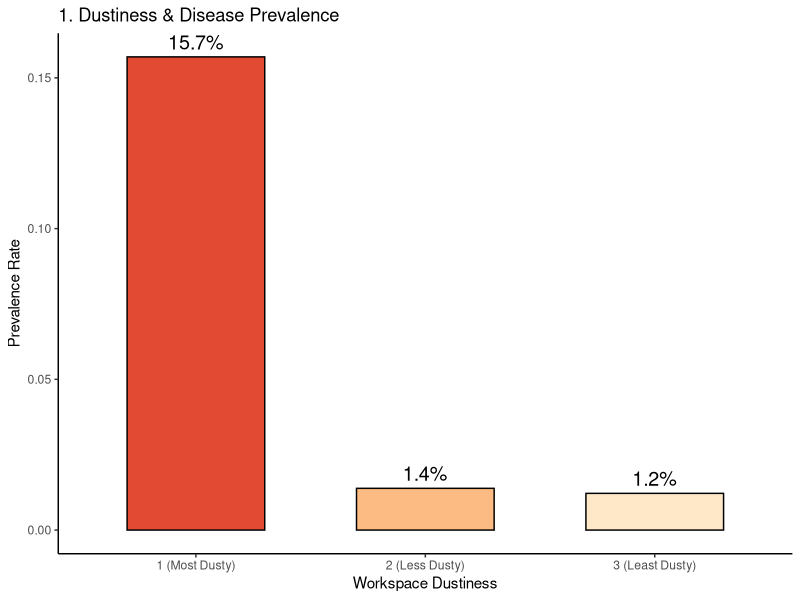
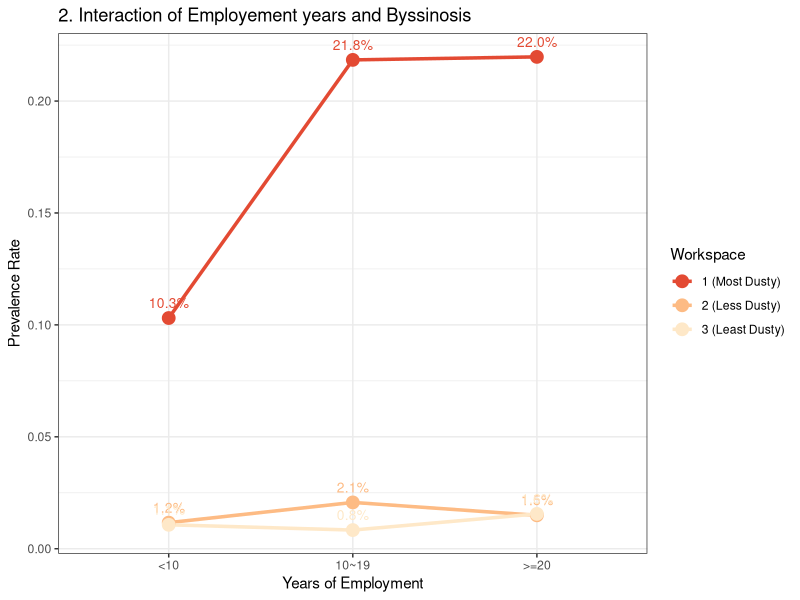
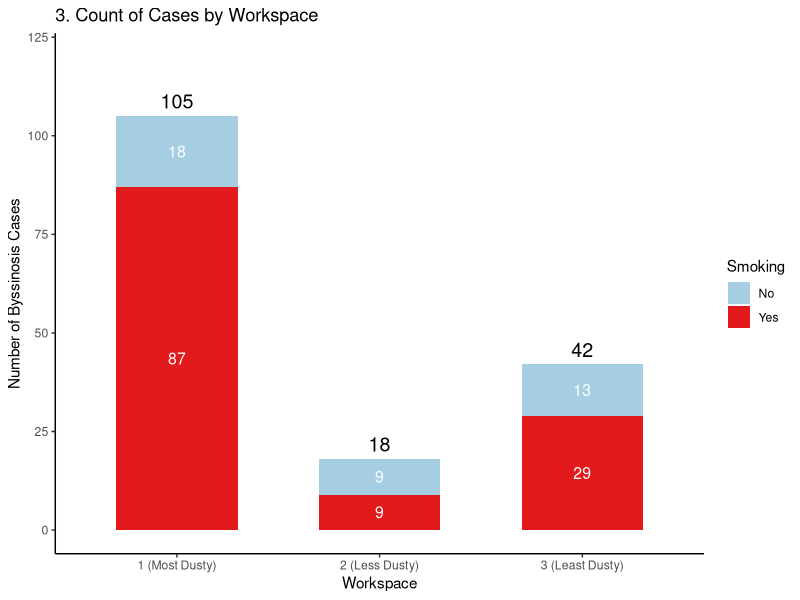

Write R code to recreate these figures, in order.
## ---- chunk 1
knitr::opts_chunk$set(echo = TRUE)
## ---- chunk 2
library(ggplot2)
library(dplyr)
library(scales)
data <- read.csv("Byssinosis.csv")
data$Total <- data$Byssinosis+data$Non.Byssinosis
data$Rate <- data$Byssinosis/data$Total
data$Workspace <- factor(data$Workspace, levels = c(1, 2, 3), 
                         labels = c("1 (Most Dusty)", "2 (Less Dusty)", "3 (Least Dusty)"))
data$Employment <- factor(data$Employment, levels = c("<10", "10~19", ">=20"))
data$Smoking <- factor(data$Smoking, levels = c("No", "Yes"))
data$Sex <- factor(data$Sex)
## ---- chunk 3
agg_ws <- data %>%
  group_by(Workspace) %>%
  summarise(Byssinosis = sum(Byssinosis), Total = sum(Total)) %>%
  mutate(Rate = Byssinosis / Total)

p1 <- ggplot(agg_ws, aes(x = Workspace, y = Rate, fill = Workspace)) +
  geom_bar(stat = "identity", width = 0.6, color = "black") +
  geom_text(aes(label = percent(Rate, accuracy = 0.1)), vjust = -0.5, size = 5) +
  scale_fill_brewer(palette = "OrRd", direction = -1) + 
  labs(title = "1. Dustiness & Disease Prevalence",
       y = "Prevalence Rate", x = "Workspace Dustiness") +
  theme_classic() +
  theme(legend.position = "none")
print(p1)
## ---- chunk 4
agg_emp_ws <- data %>%
  group_by(Employment, Workspace) %>%
  summarise(Byssinosis = sum(Byssinosis), Total = sum(Total)) %>%
  mutate(Rate = Byssinosis / Total)

p2 <- ggplot(agg_emp_ws, aes(x = Employment, y = Rate, group = Workspace, color = Workspace)) +
  geom_line(linewidth = 1.2) +
  geom_point(size = 4) +
  geom_text(aes(label = percent(Rate, accuracy = 0.1)), vjust = -1, size = 3.5, show.legend = FALSE) +
  scale_color_brewer(palette = "OrRd", direction = -1) +
  labs(title = "2. Interaction of Employement years and Byssinosis",
       y = "Prevalence Rate", x = "Years of Employment") +
  theme_bw()
print(p2)
## ---- chunk 5
agg_cases <- data %>%
  group_by(Workspace, Smoking) %>%
  summarise(Cases = sum(Byssinosis), .groups = 'drop')

p3 <- ggplot(agg_cases, aes(x = Workspace, y = Cases, fill = Smoking)) +
  geom_bar(stat = "identity", position = "stack", width = 0.6) +
  geom_text(aes(label = Cases), position = position_stack(vjust = 0.5), color = "white", size = 4) +
  stat_summary(fun = sum, aes(label = ..y.., group = Workspace), geom = "text", vjust = -0.5, size = 5) +
  scale_fill_manual(values = c("No" = "#a6cee3", "Yes" = "#e31a1c")) +
  labs(title = "3. Count of Cases by Workspace",
       y = "Number of Byssinosis Cases", x = "Workspace") +
  theme_classic() +
  ylim(0, 120)
print(p3)
## ---- chunk 6
y <- cbind(data$Byssinosis, data$Non.Byssinosis)
full_model <- glm(y ~ Workspace * (Employment + Smoking + Sex + Race), 
                  family = binomial(link = "logit"), data = data)
model_bic <- step(full_model, direction = "both", k = log(nrow(data)), trace = TRUE)

summary(model_bic)
## ---- chunk 7
data.frame(OR = exp(coef(model_bic)))
